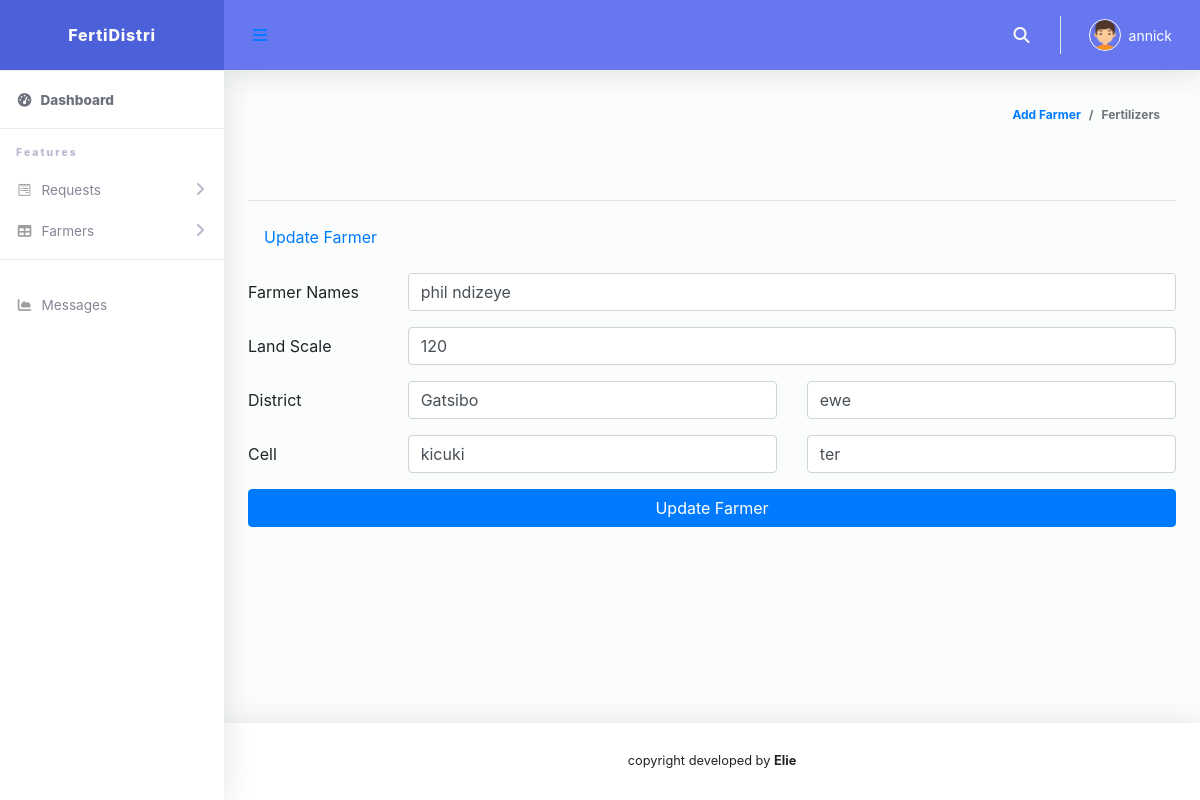
Screenshot of /farmerupdate.php?updatefarmer=14 (signed in) with the database file from the repository.
### tables this page shows
CREATE TABLE `farmers` (
  `farmer_id` int(255) NOT NULL,
  `farmer_names` varchar(255) NOT NULL,
  `land_scale` varchar(255) NOT NULL,
  `district` varchar(255) NOT NULL,
  `sector` varchar(255) NOT NULL,
  `cell` varchar(255) NOT NULL,
  `villages` varchar(255) NOT NULL,
  `user_id` int(255) NOT NULL
);

### retailer_session.php (called while the page is built, shortened)
<?php
  $admin_firstname=$_SESSION['userfirstname'];
  ?>

### farmerupdate.php (the view, shortened to what this page needs)
<?php
include 'navbar.php';
?>
    <div id="content-wrapper" class="d-flex flex-column">
      <div id="content">
        <nav class="navbar navbar-expand navbar-light bg-navbar topbar mb-4 static-top">
          <button id="sidebarToggleTop" class="btn btn-link rounded-circle mr-3">
            <i class="fa fa-bars"></i>
          </button>
          <ul class="navbar-nav ml-auto">
            <li class="nav-item dropdown no-arrow">
              <a class="nav-link dropdown-toggle" href="#" id="searchDropdown" role="button" data-toggle="dropdown"
                aria-haspopup="true" aria-expanded="false">
                <i class="fas fa-search fa-fw"></i>
              </a>
            </li>
            <li class="nav-item dropdown no-arrow">
              <a class="nav-link dropdown-toggle" href="#" id="userDropdown" role="button" data-toggle="dropdown"
                aria-haspopup="true" aria-expanded="false">
                <img class="img-profile rounded-circle" src="img/boy.png" style="max-width: 60px">
                <span class="ml-2 d-none d-lg-inline text-white small"><?php echo $admin_firstname;?></span>
              </a>
            </li>
          </ul>
        </nav>
        <div class="container-fluid" id="container-wrapper">
          <div class="d-sm-flex align-items-center justify-content-between mb-4">
            <ol class="breadcrumb">
              <li class="breadcrumb-item"><a href="addfarmer.php">Add Farmer</a></li>
              <li class="breadcrumb-item active" aria-current="page">Fertilizers</li>
            </ol>
          </div>
          <div class="row">
          <div class="col-sm-12">
									<hr>
									<ul class="nav nav-pills mb-3" id="pills-tab" role="tablist">
										<li class="nav-item">
											<a class="nav-link " id="pills-home-tab" data-toggle="pill" href="#pills-home" role="tab" aria-controls="pills-home" aria-selected="true">Update Farmer</a>
										</li>
									</ul>
									<div class="tab-content" id="pills-tabContent">
										<div class="tab-pane fade show active" id="pills-home" role="tabpanel" aria-labelledby="pills-home-tab">
										   <form action="" method="POST" enctype="multipart/form-data">
                                                             <?php
                                                if (isset($_GET['updatefarmer'])) {
                                                    $ser_id=$_GET['updatefarmer'];
                                                    $quer=mysqli_query($conn,"SELECT * FROM farmers WHERE farmers.farmer_id=$ser_id");
                                                    while ($row=mysqli_fetch_array($quer)){
                                                        ?>
												<div class="form-group row">
													<label class="col-sm-2 col-form-label">Farmer Names</label>
													<div class="col-sm-10">
                                                    <input type="text" name="farmer_names" value="<?php echo $row['farmer_names']; ?>" class="form-control form-control-normal"
														placeholder="">
													</div>
												</div>
												<div class="form-group row">
													<label class="col-sm-2 col-form-label">Land Scale</label>
													<div class="col-sm-10">
														<input type="text" name="land_scale" value="<?php echo $row['land_scale']; ?>" class="form-control form-control-normal"
														placeholder="">
													</div>
												</div>
												<div class="form-group row">
													<label class="col-sm-2 col-form-label">District</label>
													<div class="col-sm-5">
														<input type="text" name="district" value="<?php echo $row['district']; ?>" class="form-control form-control-normal"
														placeholder="">
													</div>
													<div class="col-sm-5">
                                                       <input type="text" name="sector" value="<?php echo $row['sector']; ?>" class="form-control form-control-normal"
														placeholder="Sector">
													</div>
												</div>
												<div class="form-group row">
													<label class="col-sm-2 col-form-label">Cell</label>
													<div class="col-sm-5">
														<input type="text" name="cell" value="<?php echo $row['cell']; ?>" class="form-control form-control-normal"
														placeholder="">
													</div>
													<div class="col-sm-5">
                                                       <input type="text" name="villages" value="<?php echo $row['villages']; ?>" class="form-control form-control-normal"
														placeholder="village">
													</div>
												</div>
												<div class="form-group row">
													<div class="col-sm-12">
														<input type="submit" name="update" value="Update Farmer"
														class="btn btn-primary btn-md btn-block waves-effect text-center m-b-20">
													</div>
												</div>
												<?php
                                                }
                                            }
                                                ?>
											</form>
										</div>
									</div>
								</div>
          </div>
        </div>
      </div>
      <footer class="sticky-footer bg-white">
        <div class="container my-auto">
          <div class="copyright text-center my-auto">
            <span>copyright  developed by
              <b>Elie</b>
            </span>
          </div>
        </div>
      </footer>
    </div>
  </div>
</body>
</html>

### rows the page displays
farmers: farmer_names "phil ndizeye", land_scale "120", district "Gatsibo", sector "ewe", cell "kicuki", villages "ter"

### other values shown
$admin_firstname "annick"
